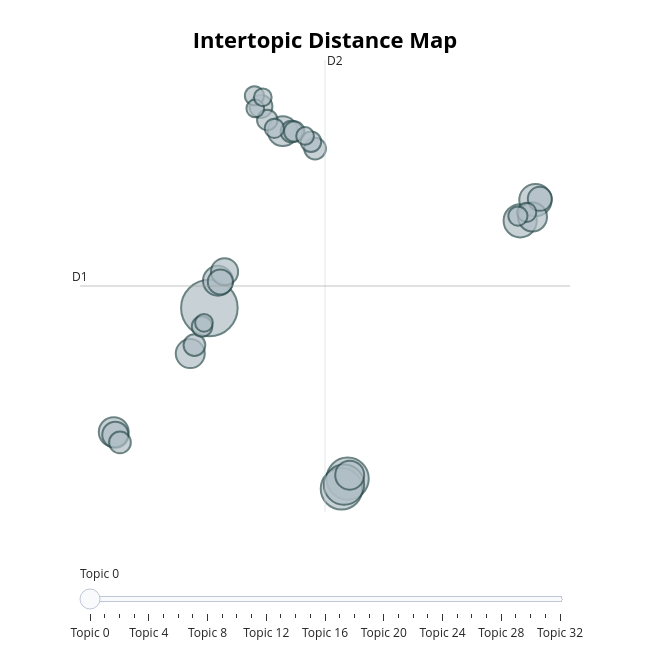

This figure's notebook cell:
### Code cell
q2_topic_model.visualize_topics()

### Figure 1 — Plotly figure (JSON) as saved in the notebook; plotly's stock layout.template omitted (floating-point values rounded to 4 significant figures)
{"data": [{"customdata": [[0, "Topic: Purpose of Experiments", 61], [1, "Perception of Graph Interpretation", 34], [2, "Comparison of data with different chart types", 33], [3, "Topic: Perception of 2D vs. 3D graphs", 31], [4, "Perception of Bar Graphs by Students", 21], [5, "Bar graph interpretation analysis", 20], [6, "Perception of Block Sizes", 17], [7, "Comparing 2D and 3D graph interpretations", 17], [8, "Purpose of Graph Experiment", 17], [9, "Sizing Perception Comparison", 16], [10, "Perception and Estimation Experiment", 16], [11, "Data Visualization Comprehension", 16], [12, "Height Perception and Estimation", 14], [13, "Perception of statistical graphs by students", 13], [14, "Interpreting height from data", 12], [15, "Student Bar Height Perception", 11], [16, "Perception and Answer Tendencies", 10], [17, "Depth perception testing", 9], [18, "Topic: Student chart interpretation compared", 9], [19, "Perception of Size in Experiments", 9], [20, "Perception of 2D vs 3D objects", 9], [21, "Purpose of data visualization experiment", 8], [22, "Comparing 2D and 3D model accuracy", 8], [23, "Interpreting Data Perceptions", 8], [24, "Perception of Proportions Testing", 8], [25, "Topic: Perception experiment with bars", 7], [26, "Student perception measurement", 7], [27, "Perception of Bar Graphs", 7], [28, "Topic: Interpreting heat maps by people", 7], [29, "Data Collection Purpose", 6], [30, "Comparative Analysis of Viewers' Answers", 6], [31, "Perception Analysis of 2D & 3D Models", 6], [32, "Gender effect on guessing proportions", 6]], "hovertemplate": "<b>Topic %{customdata[0]}</b><br>%{customdata[1]}<br>Size: %{customdata[2]}", "legendgroup": "", "marker": {"color": "#B0BEC5", "line": {"color": "DarkSlateGrey", "width": 2}, "size": [61, 34, 33, 31, 21, 20, 17, 17, 17, 16, 16, 16, 14, 13, 12, 11, 10, 9, 9, 9, 9, 8, 8, 8, 8, 7, 7, 7, 7, 6, 6, 6, 6], "sizemode": "area", "sizeref": 0.03812, "symbol": "circle"}, "mode": "markers", "name": "", "orientation": "v", "showlegend": false, "type": "scatter", "x": [-6.601, 0.4604, 0.1482, 0.2749, 9.273, 10.05, -6.162, -2.852, -11.48, -7.576, 9.901, 0.5667, -5.825, -11.4, -6.039, 10.28, -3.965, -1.202, -11.17, -7.363, -2.408, -2.267, -1.412, -3.643, -6.976, 9.608, -4.299, 9.158, -3.281, -4.255, -3.872, -1.713, -6.876], "xaxis": "x", "y": [0.7944, -4.467, -4.779, -4.653, 3.482, 4.121, 1.633, 6.246, -3.033, -0.612, 3.6, -4.36, 1.914, -3.114, 1.597, 4.159, 7.006, 5.711, -3.351, -0.35, 6.232, 6.236, 5.919, 6.594, 0.222, 3.743, 7.34, 3.628, 6.334, 6.948, 7.29, 6.099, 0.337], "yaxis": "y"}], "layout": {"annotations": [{"showarrow": false, "text": "D1", "x": -13.21, "y": 1.472, "yshift": 10}, {"showarrow": false, "text": "D2", "x": -0.6953, "xshift": 10, "y": 8.441}], "height": 650, "hoverlabel": {"bgcolor": "white", "font": {"family": "Rockwell", "size": 16}}, "legend": {"itemsizing": "constant", "tracegroupgap": 0}, "margin": {"t": 60}, "shapes": [{"line": {"color": "#CFD8DC", "width": 2}, "type": "line", "x0": -0.6953, "x1": -0.6953, "y0": -5.496, "y1": 8.441}, {"line": {"color": "#9E9E9E", "width": 2}, "type": "line", "x0": -13.21, "x1": 11.82, "y0": 1.472, "y1": 1.472}], "sliders": [{"active": 0, "pad": {"t": 50}, "steps": [{"args": [{"marker.color": [["red", "#B0BEC5", "#B0BEC5", "#B0BEC5", "#B0BEC5", "#B0BEC5", "#B0BEC5", "#B0BEC5", "#B0BEC5", "#B0BEC5", "#B0BEC5", "#B0BEC5", "#B0BEC5", "#B0BEC5", "#B0BEC5", "#B0BEC5", "#B0BEC5", "#B0BEC5", "#B0BEC5", "#B0BEC5", "#B0BEC5", "#B0BEC5", "#B0BEC5", "#B0BEC5", "#B0BEC5", "#B0BEC5", "#B0BEC5", "#B0BEC5", "#B0BEC5", "#B0BEC5", "#B0BEC5", "#B0BEC5", "#B0BEC5"]]}], "label": "Topic 0", "method": "update"}, {"args": [{"marker.color": [["#B0BEC5", "red", "#B0BEC5", "#B0BEC5", "#B0BEC5", "#B0BEC5", "#B0BEC5", "#B0BEC5", "#B0BEC5", "#B0BEC5", "#B0BEC5", "#B0BEC5", "#B0BEC5", "#B0BEC5", "#B0BEC5", "#B0BEC5", "#B0BEC5", "#B0BEC5", "#B0BEC5", "#B0BEC5", "#B0BEC5", "#B0BEC5", "#B0BEC5", "#B0BEC5", "#B0BEC5", "#B0BEC5", "#B0BEC5", "#B0BEC5", "#B0BEC5", "#B0BEC5", "#B0BEC5", "#B0BEC5", "#B0BEC5"]]}], "label": "Topic 1", "method": "update"}, {"args": [{"marker.color": [["#B0BEC5", "#B0BEC5", "red", "#B0BEC5", "#B0BEC5", "#B0BEC5", "#B0BEC5", "#B0BEC5", "#B0BEC5", "#B0BEC5", "#B0BEC5", "#B0BEC5", "#B0BEC5", "#B0BEC5", "#B0BEC5", "#B0BEC5", "#B0BEC5", "#B0BEC5", "#B0BEC5", "#B0BEC5", "#B0BEC5", "#B0BEC5", "#B0BEC5", "#B0BEC5", "#B0BEC5", "#B0BEC5", "#B0BEC5", "#B0BEC5", "#B0BEC5", "#B0BEC5", "#B0BEC5", "#B0BEC5", "#B0BEC5"]]}], "label": "Topic 2", "method": "update"}, {"args": [{"marker.color": [["#B0BEC5", "#B0BEC5", "#B0BEC5", "red", "#B0BEC5", "#B0BEC5", "#B0BEC5", "#B0BEC5", "#B0BEC5", "#B0BEC5", "#B0BEC5", "#B0BEC5", "#B0BEC5", "#B0BEC5", "#B0BEC5", "#B0BEC5", "#B0BEC5", "#B0BEC5", "#B0BEC5", "#B0BEC5", "#B0BEC5", "#B0BEC5", "#B0BEC5", "#B0BEC5", "#B0BEC5", "#B0BEC5", "#B0BEC5", "#B0BEC5", "#B0BEC5", "#B0BEC5", "#B0BEC5", "#B0BEC5", "#B0BEC5"]]}], "label": "Topic 3", "method": "update"}, {"args": [{"marker.color": [["#B0BEC5", "#B0BEC5", "#B0BEC5", "#B0BEC5", "red", "#B0BEC5", "#B0BEC5", "#B0BEC5", "#B0BEC5", "#B0BEC5", "#B0BEC5", "#B0BEC5", "#B0BEC5", "#B0BEC5", "#B0BEC5", "#B0BEC5", "#B0BEC5", "#B0BEC5", "#B0BEC5", "#B0BEC5", "#B0BEC5", "#B0BEC5", "#B0BEC5", "#B0BEC5", "#B0BEC5", "#B0BEC5", "#B0BEC5", "#B0BEC5", "#B0BEC5", "#B0BEC5", "#B0BEC5", "#B0BEC5", "#B0BEC5"]]}], "label": "Topic 4", "method": "update"}, {"args": [{"marker.color": [["#B0BEC5", "#B0BEC5", "#B0BEC5", "#B0BEC5", "#B0BEC5", "red", "#B0BEC5", "#B0BEC5", "#B0BEC5", "#B0BEC5", "#B0BEC5", "#B0BEC5", "#B0BEC5", "#B0BEC5", "#B0BEC5", "#B0BEC5", "#B0BEC5", "#B0BEC5", "#B0BEC5", "#B0BEC5", "#B0BEC5", "#B0BEC5", "#B0BEC5", "#B0BEC5", "#B0BEC5", "#B0BEC5", "#B0BEC5", "#B0BEC5", "#B0BEC5", "#B0BEC5", "#B0BEC5", "#B0BEC5", "#B0BEC5"]]}], "label": "Topic 5", "method": "update"}, {"args": [{"marker.color": [["#B0BEC5", "#B0BEC5", "#B0BEC5", "#B0BEC5", "#B0BEC5", "#B0BEC5", "red", "#B0BEC5", "#B0BEC5", "#B0BEC5", "#B0BEC5", "#B0BEC5", "#B0BEC5", "#B0BEC5", "#B0BEC5", "#B0BEC5", "#B0BEC5", "#B0BEC5", "#B0BEC5", "#B0BEC5", "#B0BEC5", "#B0BEC5", "#B0BEC5", "#B0BEC5", "#B0BEC5", "#B0BEC5", "#B0BEC5", "#B0BEC5", "#B0BEC5", "#B0BEC5", "#B0BEC5", "#B0BEC5", "#B0BEC5"]]}], "label": "Topic 6", "method": "update"}, {"args": [{"marker.color": [["#B0BEC5", "#B0BEC5", "#B0BEC5", "#B0BEC5", "#B0BEC5", "#B0BEC5", "#B0BEC5", "red", "#B0BEC5", "#B0BEC5", "#B0BEC5", "#B0BEC5", "#B0BEC5", "#B0BEC5", "#B0BEC5", "#B0BEC5", "#B0BEC5", "#B0BEC5", "#B0BEC5", "#B0BEC5", "#B0BEC5", "#B0BEC5", "#B0BEC5", "#B0BEC5", "#B0BEC5", "#B0BEC5", "#B0BEC5", "#B0BEC5", "#B0BEC5", "#B0BEC5", "#B0BEC5", "#B0BEC5", "#B0BEC5"]]}], "label": "Topic 7", "method": "update"}, {"args": [{"marker.color": [["#B0BEC5", "#B0BEC5", "#B0BEC5", "#B0BEC5", "#B0BEC5", "#B0BEC5", "#B0BEC5", "#B0BEC5", "red", "#B0BEC5", "#B0BEC5", "#B0BEC5", "#B0BEC5", "#B0BEC5", "#B0BEC5", "#B0BEC5", "#B0BEC5", "#B0BEC5", "#B0BEC5", "#B0BEC5", "#B0BEC5", "#B0BEC5", "#B0BEC5", "#B0BEC5", "#B0BEC5", "#B0BEC5", "#B0BEC5", "#B0BEC5", "#B0BEC5", "#B0BEC5", "#B0BEC5", "#B0BEC5", "#B0BEC5"]]}], "label": "Topic 8", "method": "update"}, {"args": [{"marker.color": [["#B0BEC5", "#B0BEC5", "#B0BEC5", "#B0BEC5", "#B0BEC5", "#B0BEC5", "#B0BEC5", "#B0BEC5", "#B0BEC5", "red", "#B0BEC5", "#B0BEC5", "#B0BEC5", "#B0BEC5", "#B0BEC5", "#B0BEC5", "#B0BEC5", "#B0BEC5", "#B0BEC5", "#B0BEC5", "#B0BEC5", "#B0BEC5", "#B0BEC5", "#B0BEC5", "#B0BEC5", "#B0BEC5", "#B0BEC5", "#B0BEC5", "#B0BEC5", "#B0BEC5", "#B0BEC5", "#B0BEC5", "#B0BEC5"]]}], "label": "Topic 9", "method": "update"}, {"args": [{"marker.color": [["#B0BEC5", "#B0BEC5", "#B0BEC5", "#B0BEC5", "#B0BEC5", "#B0BEC5", "#B0BEC5", "#B0BEC5", "#B0BEC5", "#B0BEC5", "red", "#B0BEC5", "#B0BEC5", "#B0BEC5", "#B0BEC5", "#B0BEC5", "#B0BEC5", "#B0BEC5", "#B0BEC5", "#B0BEC5", "#B0BEC5", "#B0BEC5", "#B0BEC5", "#B0BEC5", "#B0BEC5", "#B0BEC5", "#B0BEC5", "#B0BEC5", "#B0BEC5", "#B0BEC5", "#B0BEC5", "#B0BEC5", "#B0BEC5"]]}], "label": "Topic 10", "method": "update"}, {"args": [{"marker.color": [["#B0BEC5", "#B0BEC5", "#B0BEC5", "#B0BEC5", "#B0BEC5", "#B0BEC5", "#B0BEC5", "#B0BEC5", "#B0BEC5", "#B0BEC5", "#B0BEC5", "red", "#B0BEC5", "#B0BEC5", "#B0BEC5", "#B0BEC5", "#B0BEC5", "#B0BEC5", "#B0BEC5", "#B0BEC5", "#B0BEC5", "#B0BEC5", "#B0BEC5", "#B0BEC5", "#B0BEC5", "#B0BEC5", "#B0BEC5", "#B0BEC5", "#B0BEC5", "#B0BEC5", "#B0BEC5", "#B0BEC5", "#B0BEC5"]]}], "label": "Topic 11", "method": "update"}, {"args": [{"marker.color": [["#B0BEC5", "#B0BEC5", "#B0BEC5", "#B0BEC5", "#B0BEC5", "#B0BEC5", "#B0BEC5", "#B0BEC5", "#B0BEC5", "#B0BEC5", "#B0BEC5", "#B0BEC5", "red", "#B0BEC5", "#B0BEC5", "#B0BEC5", "#B0BEC5", "#B0BEC5", "#B0BEC5", "#B0BEC5", "#B0BEC5", "#B0BEC5", "#B0BEC5", "#B0BEC5", "#B0BEC5", "#B0BEC5", "#B0BEC5", "#B0BEC5", "#B0BEC5", "#B0BEC5", "#B0BEC5", "#B0BEC5", "#B0BEC5"]]}], "label": "Topic 12", "method": "update"}, {"args": [{"marker.color": [["#B0BEC5", "#B0BEC5", "#B0BEC5", "#B0BEC5", "#B0BEC5", "#B0BEC5", "#B0BEC5", "#B0BEC5", "#B0BEC5", "#B0BEC5", "#B0BEC5", "#B0BEC5", "#B0BEC5", "red", "#B0BEC5", "#B0BEC5", "#B0BEC5", "#B0BEC5", "#B0BEC5", "#B0BEC5", "#B0BEC5", "#B0BEC5", "#B0BEC5", "#B0BEC5", "#B0BEC5", "#B0BEC5", "#B0BEC5", "#B0BEC5", "#B0BEC5", "#B0BEC5", "#B0BEC5", "#B0BEC5", "#B0BEC5"]]}], "label": "Topic 13", "method": "update"}, {"args": [{"marker.color": [["#B0BEC5", "#B0BEC5", "#B0BEC5", "#B0BEC5", "#B0BEC5", "#B0BEC5", "#B0BEC5", "#B0BEC5", "#B0BEC5", "#B0BEC5", "#B0BEC5", "#B0BEC5", "#B0BEC5", "#B0BEC5", "red", "#B0BEC5", "#B0BEC5", "#B0BEC5", "#B0BEC5", "#B0BEC5", "#B0BEC5", "#B0BEC5", "#B0BEC5", "#B0BEC5", "#B0BEC5", "#B0BEC5", "#B0BEC5", "#B0BEC5", "#B0BEC5", "#B0BEC5", "#B0BEC5", "#B0BEC5", "#B0BEC5"]]}], "label": "Topic 14", "method": "update"}, {"args": [{"marker.color": [["#B0BEC5", "#B0BEC5", "#B0BEC5", "#B0BEC5", "#B0BEC5", "#B0BEC5", "#B0BEC5", "#B0BEC5", "#B0BEC5", "#B0BEC5", "#B0BEC5", "#B0BEC5", "#B0BEC5", "#B0BEC5", "#B0BEC5", "red", "#B0BEC5", "#B0BEC5", "#B0BEC5", "#B0BEC5", "#B0BEC5", "#B0BEC5", "#B0BEC5", "#B0BEC5", "#B0BEC5", "#B0BEC5", "#B0BEC5", "#B0BEC5", "#B0BEC5", "#B0BEC5", "#B0BEC5", "#B0BEC5", "#B0BEC5"]]}], "label": "Topic 15", "method": "update"}, {"args": [{"marker.color": [["#B0BEC5", "#B0BEC5", "#B0BEC5", "#B0BEC5", "#B0BEC5", "#B0BEC5", "#B0BEC5", "#B0BEC5", "#B0BEC5", "#B0BEC5", "#B0BEC5", "#B0BEC5", "#B0BEC5", "#B0BEC5", "#B0BEC5", "#B0BEC5", "red", "#B0BEC5", "#B0BEC5", "#B0BEC5", "#B0BEC5", "#B0BEC5", "#B0BEC5", "#B0BEC5", "#B0BEC5", "#B0BEC5", "#B0BEC5", "#B0BEC5", "#B0BEC5", "#B0BEC5", "#B0BEC5", "#B0BEC5", "#B0BEC5"]]}], "label": "Topic 16", "method": "update"}, {"args": [{"marker.color": [["#B0BEC5", "#B0BEC5", "#B0BEC5", "#B0BEC5", "#B0BEC5", "#B0BEC5", "#B0BEC5", "#B0BEC5", "#B0BEC5", "#B0BEC5", "#B0BEC5", "#B0BEC5", "#B0BEC5", "#B0BEC5", "#B0BEC5", "#B0BEC5", "#B0BEC5", "red", "#B0BEC5", "#B0BEC5", "#B0BEC5", "#B0BEC5", "#B0BEC5", "#B0BEC5", "#B0BEC5", "#B0BEC5", "#B0BEC5", "#B0BEC5", "#B0BEC5", "#B0BEC5", "#B0BEC5", "#B0BEC5", "#B0BEC5"]]}], "label": "Topic 17", "method": "update"}, {"args": [{"marker.color": [["#B0BEC5", "#B0BEC5", "#B0BEC5", "#B0BEC5", "#B0BEC5", "#B0BEC5", "#B0BEC5", "#B0BEC5", "#B0BEC5", "#B0BEC5", "#B0BEC5", "#B0BEC5", "#B0BEC5", "#B0BEC5", "#B0BEC5", "#B0BEC5", "#B0BEC5", "#B0BEC5", "red", "#B0BEC5", "#B0BEC5", "#B0BEC5", "#B0BEC5", "#B0BEC5", "#B0BEC5", "#B0BEC5", "#B0BEC5", "#B0BEC5", "#B0BEC5", "#B0BEC5", "#B0BEC5", "#B0BEC5", "#B0BEC5"]]}], "label": "Topic 18", "method": "update"}, {"args": [{"marker.color": [["#B0BEC5", "#B0BEC5", "#B0BEC5", "#B0BEC5", "#B0BEC5", "#B0BEC5", "#B0BEC5", "#B0BEC5", "#B0BEC5", "#B0BEC5", "#B0BEC5", "#B0BEC5", "#B0BEC5", "#B0BEC5", "#B0BEC5", "#B0BEC5", "#B0BEC5", "#B0BEC5", "#B0BEC5", "red", "#B0BEC5", "#B0BEC5", "#B0BEC5", "#B0BEC5", "#B0BEC5", "#B0BEC5", "#B0BEC5", "#B0BEC5", "#B0BEC5", "#B0BEC5", "#B0BEC5", "#B0BEC5", "#B0BEC5"]]}], "label": "Topic 19", "method": "update"}, {"args": [{"marker.color": [["#B0BEC5", "#B0BEC5", "#B0BEC5", "#B0BEC5", "#B0BEC5", "#B0BEC5", "#B0BEC5", "#B0BEC5", "#B0BEC5", "#B0BEC5", "#B0BEC5", "#B0BEC5", "#B0BEC5", "#B0BEC5", "#B0BEC5", "#B0BEC5", "#B0BEC5", "#B0BEC5", "#B0BEC5", "#B0BEC5", "red", "#B0BEC5", "#B0BEC5", "#B0BEC5", "#B0BEC5", "#B0BEC5", "#B0BEC5", "#B0BEC5", "#B0BEC5", "#B0BEC5", "#B0BEC5", "#B0BEC5", "#B0BEC5"]]}], "label": "Topic 20", "method": "update"}, {"args": [{"marker.color": [["#B0BEC5", "#B0BEC5", "#B0BEC5", "#B0BEC5", "#B0BEC5", "#B0BEC5", "#B0BEC5", "#B0BEC5", "#B0BEC5", "#B0BEC5", "#B0BEC5", "#B0BEC5", "#B0BEC5", "#B0BEC5", "#B0BEC5", "#B0BEC5", "#B0BEC5", "#B0BEC5", "#B0BEC5", "#B0BEC5", "#B0BEC5", "red", "#B0BEC5", "#B0BEC5", "#B0BEC5", "#B0BEC5", "#B0BEC5", "#B0BEC5", "#B0BEC5", "#B0BEC5", "#B0BEC5", "#B0BEC5", "#B0BEC5"]]}], "label": "Topic 21", "method": "update"}, {"args": [{"marker.color": [["#B0BEC5", "#B0BEC5", "#B0BEC5", "#B0BEC5", "#B0BEC5", "#B0BEC5", "#B0BEC5", "#B0BEC5", "#B0BEC5", "#B0BEC5", "#B0BEC5", "#B0BEC5", "#B0BEC5", "#B0BEC5", "#B0BEC5", "#B0BEC5", "#B0BEC5", "#B0BEC5", "#B0BEC5", "#B0BEC5", "#B0BEC5", "#B0BEC5", "red", "#B0BEC5", "#B0BEC5", "#B0BEC5", "#B0BEC5", "#B0BEC5", "#B0BEC5", "#B0BEC5", "#B0BEC5", "#B0BEC5", "#B0BEC5"]]}], "label": "Topic 22", "method": "update"}, {"args": [{"marker.color": [["#B0BEC5", "#B0BEC5", "#B0BEC5", "#B0BEC5", "#B0BEC5", "#B0BEC5", "#B0BEC5", "#B0BEC5", "#B0BEC5", "#B0BEC5", "#B0BEC5", "#B0BEC5", "#B0BEC5", "#B0BEC5", "#B0BEC5", "#B0BEC5", "#B0BEC5", "#B0BEC5", "#B0BEC5", "#B0BEC5", "#B0BEC5", "#B0BEC5", "#B0BEC5", "red", "#B0BEC5", "#B0BEC5", "#B0BEC5", "#B0BEC5", "#B0BEC5", "#B0BEC5", "#B0BEC5", "#B0BEC5", "#B0BEC5"]]}], "label": "Topic 23", "method": "update"}, {"args": [{"marker.color": [["#B0BEC5", "#B0BEC5", "#B0BEC5", "#B0BEC5", "#B0BEC5", "#B0BEC5", "#B0BEC5", "#B0BEC5", "#B0BEC5", "#B0BEC5", "#B0BEC5", "#B0BEC5", "#B0BEC5", "#B0BEC5", "#B0BEC5", "#B0BEC5", "#B0BEC5", "#B0BEC5", "#B0BEC5", "#B0BEC5", "#B0BEC5", "#B0BEC5", "#B0BEC5", "#B0BEC5", "red", "#B0BEC5", "#B0BEC5", "#B0BEC5", "#B0BEC5", "#B0BEC5", "#B0BEC5", "#B0BEC5", "#B0BEC5"]]}], "label": "Topic 24", "method": "update"}, {"args": [{"marker.color": [["#B0BEC5", "#B0BEC5", "#B0BEC5", "#B0BEC5", "#B0BEC5", "#B0BEC5", "#B0BEC5", "#B0BEC5", "#B0BEC5", "#B0BEC5", "#B0BEC5", "#B0BEC5", "#B0BEC5", "#B0BEC5", "#B0BEC5", "#B0BEC5", "#B0BEC5", "#B0BEC5", "#B0BEC5", "#B0BEC5", "#B0BEC5", "#B0BEC5", "#B0BEC5", "#B0BEC5", "#B0BEC5", "red", "#B0BEC5", "#B0BEC5", "#B0BEC5", "#B0BEC5", "#B0BEC5", "#B0BEC5", "#B0BEC5"]]}], "label": "Topic 25", "method": "update"}, {"args": [{"marker.color": [["#B0BEC5", "#B0BEC5", "#B0BEC5", "#B0BEC5", "#B0BEC5", "#B0BEC5", "#B0BEC5", "#B0BEC5", "#B0BEC5", "#B0BEC5", "#B0BEC5", "#B0BEC5", "#B0BEC5", "#B0BEC5", "#B0BEC5", "#B0BEC5", "#B0BEC5", "#B0BEC5", "#B0BEC5", "#B0BEC5", "#B0BEC5", "#B0BEC5", "#B0BEC5", "#B0BEC5", "#B0BEC5", "#B0BEC5", "red", "#B0BEC5", "#B0BEC5", "#B0BEC5", "#B0BEC5", "#B0BEC5", "#B0BEC5"]]}], "label": "Topic 26", "method": "update"}, {"args": [{"marker.color": [["#B0BEC5", "#B0BEC5", "#B0BEC5", "#B0BEC5", "#B0BEC5", "#B0BEC5", "#B0BEC5", "#B0BEC5", "#B0BEC5", "#B0BEC5", "#B0BEC5", "#B0BEC5", "#B0BEC5", "#B0BEC5", "#B0BEC5", "#B0BEC5", "#B0BEC5", "#B0BEC5", "#B0BEC5", "#B0BEC5", "#B0BEC5", "#B0BEC5", "#B0BEC5", "#B0BEC5", "#B0BEC5", "#B0BEC5", "#B0BEC5", "red", "#B0BEC5", "#B0BEC5", "#B0BEC5", "#B0BEC5", "#B0BEC5"]]}], "label": "Topic 27", "method": "update"}, {"args": [{"marker.color": [["#B0BEC5", "#B0BEC5", "#B0BEC5", "#B0BEC5", "#B0BEC5", "#B0BEC5", "#B0BEC5", "#B0BEC5", "#B0BEC5", "#B0BEC5", "#B0BEC5", "#B0BEC5", "#B0BEC5", "#B0BEC5", "#B0BEC5", "#B0BEC5", "#B0BEC5", "#B0BEC5", "#B0BEC5", "#B0BEC5", "#B0BEC5", "#B0BEC5", "#B0BEC5", "#B0BEC5", "#B0BEC5", "#B0BEC5", "#B0BEC5", "#B0BEC5", "red", "#B0BEC5", "#B0BEC5", "#B0BEC5", "#B0BEC5"]]}], "label": "Topic 28", "method": "update"}, {"args": [{"marker.color": [["#B0BEC5", "#B0BEC5", "#B0BEC5", "#B0BEC5", "#B0BEC5", "#B0BEC5", "#B0BEC5", "#B0BEC5", "#B0BEC5", "#B0BEC5", "#B0BEC5", "#B0BEC5", "#B0BEC5", "#B0BEC5", "#B0BEC5", "#B0BEC5", "#B0BEC5", "#B0BEC5", "#B0BEC5", "#B0BEC5", "#B0BEC5", "#B0BEC5", "#B0BEC5", "#B0BEC5", "#B0BEC5", "#B0BEC5", "#B0BEC5", "#B0BEC5", "#B0BEC5", "red", "#B0BEC5", "#B0BEC5", "#B0BEC5"]]}], "label": "Topic 29", "method": "update"}, {"args": [{"marker.color": [["#B0BEC5", "#B0BEC5", "#B0BEC5", "#B0BEC5", "#B0BEC5", "#B0BEC5", "#B0BEC5", "#B0BEC5", "#B0BEC5", "#B0BEC5", "#B0BEC5", "#B0BEC5", "#B0BEC5", "#B0BEC5", "#B0BEC5", "#B0BEC5", "#B0BEC5", "#B0BEC5", "#B0BEC5", "#B0BEC5", "#B0BEC5", "#B0BEC5", "#B0BEC5", "#B0BEC5", "#B0BEC5", "#B0BEC5", "#B0BEC5", "#B0BEC5", "#B0BEC5", "#B0BEC5", "red", "#B0BEC5", "#B0BEC5"]]}], "label": "Topic 30", "method": "update"}, {"args": [{"marker.color": [["#B0BEC5", "#B0BEC5", "#B0BEC5", "#B0BEC5", "#B0BEC5", "#B0BEC5", "#B0BEC5", "#B0BEC5", "#B0BEC5", "#B0BEC5", "#B0BEC5", "#B0BEC5", "#B0BEC5", "#B0BEC5", "#B0BEC5", "#B0BEC5", "#B0BEC5", "#B0BEC5", "#B0BEC5", "#B0BEC5", "#B0BEC5", "#B0BEC5", "#B0BEC5", "#B0BEC5", "#B0BEC5", "#B0BEC5", "#B0BEC5", "#B0BEC5", "#B0BEC5", "#B0BEC5", "#B0BEC5", "red", "#B0BEC5"]]}], "label": "Topic 31", "method": "update"}, {"args": [{"marker.color": [["#B0BEC5", "#B0BEC5", "#B0BEC5", "#B0BEC5", "#B0BEC5", "#B0BEC5", "#B0BEC5", "#B0BEC5", "#B0BEC5", "#B0BEC5", "#B0BEC5", "#B0BEC5", "#B0BEC5", "#B0BEC5", "#B0BEC5", "#B0BEC5", "#B0BEC5", "#B0BEC5", "#B0BEC5", "#B0BEC5", "#B0BEC5", "#B0BEC5", "#B0BEC5", "#B0BEC5", "#B0BEC5", "#B0BEC5", "#B0BEC5", "#B0BEC5", "#B0BEC5", "#B0BEC5", "#B0BEC5", "#B0BEC5", "red"]]}], "label": "Topic 32", "method": "update"}]}], "title": {"font": {"color": "Black", "size": 22}, "text": "<b>Intertopic Distance Map</b>", "x": 0.5, "xanchor": "center", "y": 0.95, "yanchor": "top"}, "width": 650, "xaxis": {"anchor": "y", "domain": [0, 1], "range": [-13.21, 11.82], "title": {"text": ""}, "visible": false}, "yaxis": {"anchor": "x", "domain": [0, 1], "range": [-5.496, 8.441], "title": {"text": ""}, "visible": false}}}
